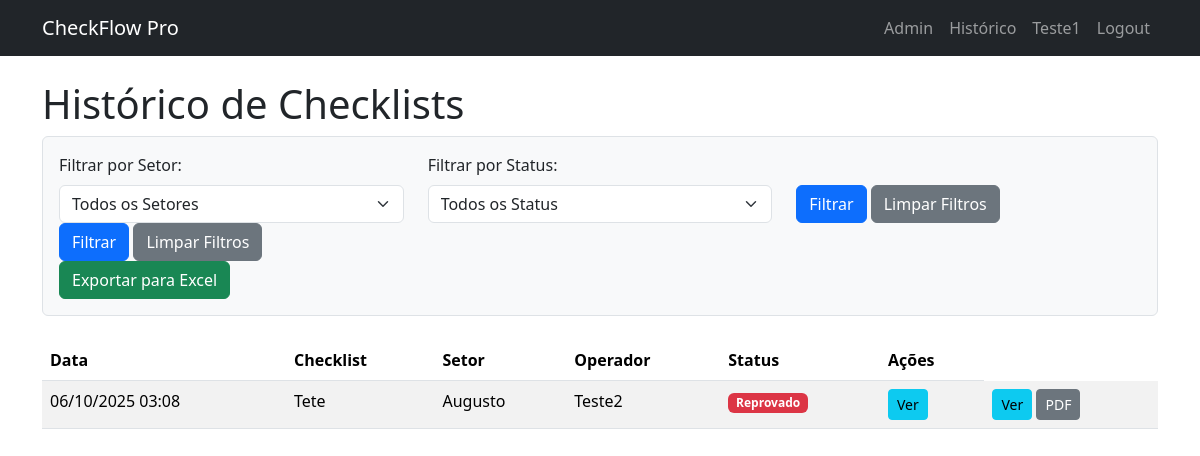
The app's page /history (signed in), older data.
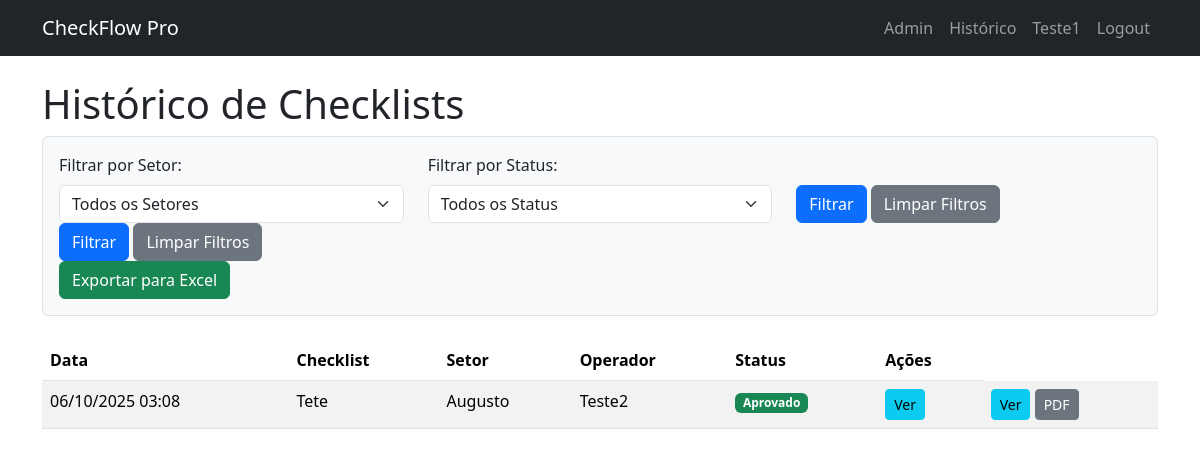
The same page, newer data.
### app/models.py (models this page shows, shortened)
class User(UserMixin, db.Model):
    id = db.Column(db.Integer, primary_key=True)
    username = db.Column(db.String(80), unique=True, nullable=False)
    email = db.Column(db.String(120), unique=True, nullable=False)
    password_hash = db.Column(db.String(256)) # Aumentamos o tamanho para o hash
    role = db.Column(db.String(20), nullable=False)  # 'Administrador', 'Líder', 'Operador'
    sectors = db.relationship('Sector', secondary=leader_sector_association, back_populates='leaders')

class ChecklistInstance(db.Model):
    id = db.Column(db.Integer, primary_key=True)
    status = db.Column(db.String(30), default='Pendente') # Pendente, Aprovado, Reprovado
    submission_date = db.Column(db.DateTime, default=datetime.utcnow)
    approval_date = db.Column(db.DateTime)
    operator_id = db.Column(db.Integer, db.ForeignKey('user.id'))
    leader_id = db.Column(db.Integer, db.ForeignKey('user.id'))
    template_id = db.Column(db.Integer, db.ForeignKey('checklist_template.id'))
    operator_signature = db.Column(db.String(255)) # Caminho para o arquivo da imagem da assinatura
    leader_signature = db.Column(db.String(255))
    operator = db.relationship('User', foreign_keys=[operator_id])
    leader = db.relationship('User', foreign_keys=[leader_id])
    template = db.relationship('ChecklistTemplate')
    responses = db.relationship('ChecklistItemResponse', backref='instance', lazy=True, cascade="all, delete-orphan")

class ChecklistTemplate(db.Model):
    id = db.Column(db.Integer, primary_key=True)
    title = db.Column(db.String(150), nullable=False)
    description = db.Column(db.Text)
    sector_id = db.Column(db.Integer, db.ForeignKey('sector.id'), nullable=False)
    items = db.relationship('ChecklistItemTemplate', backref='template', lazy=True, cascade="all, delete-orphan")

class Sector(db.Model):
    id = db.Column(db.Integer, primary_key=True)
    name = db.Column(db.String(100), unique=True, nullable=False)
    description = db.Column(db.String(255))
    leaders = db.relationship('User', secondary=leader_sector_association, back_populates='sectors')
    checklist_templates = db.relationship('ChecklistTemplate', backref='sector', lazy=True)

### app/routes.py (the view)
@bp.route('/history')
@login_required
@leader_required
def checklist_history():
    query = ChecklistInstance.query
    status = request.args.get('status')
    sector_id = request.args.get('sector_id', type=int)
    if status:
        query = query.filter(ChecklistInstance.status == status)
    if sector_id:
        template_ids = [t.id for t in ChecklistTemplate.query.filter_by(sector_id=sector_id).all()]
        query = query.filter(ChecklistInstance.template_id.in_(template_ids))
    if current_user.role == 'Líder':
        managed_sectors_ids = [s.id for s in current_user.sectors]
        template_ids_leader = [t.id for t in ChecklistTemplate.query.filter(ChecklistTemplate.sector_id.in_(managed_sectors_ids)).all()]
        query = query.filter(ChecklistInstance.template_id.in_(template_ids_leader))
    all_checklists = query.order_by(ChecklistInstance.submission_date.desc()).all()
    all_sectors = Sector.query.order_by('name').all()
    return render_template(
        'history.html',
        checklists=all_checklists,
        sectors=all_sectors,
        selected_status=status,
        selected_sector_id=sector_id,
        title='Histórico de Checklists'
    )

### app/__init__.py (called while the page is built)
def create_app(config_class=Config):
    app = Flask(__name__)
    app.config.from_object(config_class)
    mail.init_app(app)
    db.init_app(app)
    migrate.init_app(app, db)
    login_manager.init_app(app)
    from . import models
    from . import routes
    app.register_blueprint(routes.bp) # Usaremos um Blueprint para organizar as rotas
    @login_manager.user_loader
    def load_user(user_id):
        return models.User.query.get(int(user_id))
    return app

### app/routes.py (called while the page is built)
def leader_required(f):
    @wraps(f)
    def decorated_function(*args, **kwargs):
        if not current_user.is_authenticated or (current_user.role not in ['Líder', 'Administrador']):
            abort(403) # Proibido
        return f(*args, **kwargs)
    return decorated_function

### app/templates/history.html (shortened to what this page needs)
{% extends "base.html" %}
{% block content %}
    <h1>Histórico de Checklists</h1>
    <form method="GET" class="mb-4 p-3 border rounded bg-light">
        <div class="row align-items-end">
            <div class="col-md-4">
                <label for="sector_id" class="form-label">Filtrar por Setor:</label>
                <select name="sector_id" id="sector_id" class="form-select">
                    <option value="">Todos os Setores</option>
                </select>
            </div>
            <div class="col-md-4">
                <label for="status" class="form-label">Filtrar por Status:</label>
                <select name="status" id="status" class="form-select">
                    <option value="">Todos os Status</option>
                </select>
            </div>
            <div class="col-md-4">
                <button type="submit" class="btn btn-primary">Filtrar</button>
                <a href="{{ url_for('main.checklist_history') }}" class="btn btn-secondary">Limpar Filtros</a>
            </div>
            <div class="col-md-4">
                <button type="submit" class="btn btn-primary">Filtrar</button>
                <a href="{{ url_for('main.checklist_history') }}" class="btn btn-secondary">Limpar Filtros</a>
                <a href="{{ url_for('main.export_excel', status=selected_status, sector_id=selected_sector_id) }}" class="btn btn-success">
                    Exportar para Excel
                </a>
            </div>
        </div>
    </form>
    <table class="table table-striped table-hover">
        <thead>
            <tr>
                <th>Data</th>
                <th>Checklist</th>
                <th>Setor</th>
                <th>Operador</th>
                <th>Status</th>
                <th>Ações</th>
            </tr>
        </thead>
        <tbody>
            {% for checklist in checklists %}
            <tr>
                <td>{{ checklist.submission_date.strftime('%d/%m/%Y %H:%M') }}</td>
                <td>{{ checklist.template.title }}</td>
                <td>{{ checklist.template.sector.name }}</td>
                <td>{{ checklist.operator.username }}</td>
                <td>
                    {% if checklist.status == 'Aprovado' %}
                        <span class="badge bg-success">Aprovado</span>
                    {% elif checklist.status == 'Reprovado' %}
                        <span class="badge bg-danger">Reprovado</span>
                    {% else %}
                        <span class="badge bg-warning">Pendente</span>
                    {% endif %}
                </td>
                <td>
                    <a href="{{ url_for('main.review_checklist', instance_id=checklist.id) }}" class="btn btn-sm btn-info">Ver</a>
                    </td>
                <td>
                    <a href="{{ url_for('main.review_checklist', instance_id=checklist.id) }}" class="btn btn-sm btn-info">Ver</a>
                    <a href="{{ url_for('main.export_pdf', instance_id=checklist.id) }}" class="btn btn-sm btn-secondary" target="_blank">PDF</a>
                </td>
            </tr>
            {% else %}
            <tr>
                <td colspan="6" class="text-center">Nenhum checklist encontrado com os filtros aplicados.</td>
            </tr>
            {% endfor %}
        </tbody>
    </table>
{% endblock %}

### app/templates/base.html (shortened to what this page needs)
<!DOCTYPE html>
<html lang="pt-br">
<head>
    <link href="https://cdn.jsdelivr.net/npm/bootstrap@5.3.3/dist/css/bootstrap.min.css" rel="stylesheet">
</head>
<body>
    <nav class="navbar navbar-expand-lg navbar-dark bg-dark">
        <div class="container">
            <a class="navbar-brand" href="{{ url_for('main.index') }}">CheckFlow Pro</a>
            <div class="navbar-nav ms-auto">
                {% if current_user.is_authenticated %}
                    {% if current_user.role == 'Administrador' %}
                        <a class="nav-item nav-link" href="{{ url_for('main.admin_dashboard') }}">Admin</a>
                    {% elif current_user.role == 'Líder' %}
                        <a class="nav-item nav-link" href="{{ url_for('main.leader_dashboard') }}">Pendentes</a>
                    {% endif %}
                    {% if current_user.role in ['Líder', 'Administrador'] %}
                        <a class="nav-item nav-link" href="{{ url_for('main.checklist_history') }}">Histórico</a>
                    {% endif %}
                    <a class="nav-item nav-link" href="#">{{ current_user.username }}</a>
                    <a class="nav-item nav-link" href="{{ url_for('main.logout') }}">Logout</a>
                {% else %}
                    <a class="nav-item nav-link" href="{{ url_for('main.login') }}">Login</a>
                    <a class="nav-item nav-link" href="{{ url_for('main.register') }}">Registrar</a>
                {% endif %}
            </div>
        </div>
    </nav>
    <main class="container mt-4">
        {% block content %}{% endblock %}
    </main>
</body>
</html>

Row changes from the older to the newer data that the page shows:
changed ChecklistInstance "Tete": status "Reprovado" → "Aprovado"
